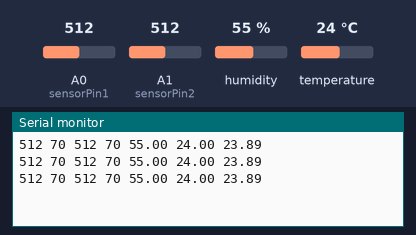
This sketch was run on a simulated Arduino Uno, built with avr-gcc and run on an emulated ATmega328P. Parts: the last lines printed to the serial monitor. The test bench sets the inputs (shaded band); at power-on: humidity 55 %, A0 (sensorPin1) = 512, A1 (sensorPin2) = 512, temperature 24 °C.

Above: at 1.3 s.
1.4 s: humidity set to 22 %
At 2.5 s:
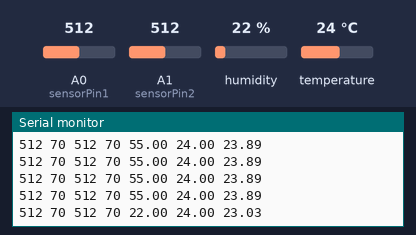
2.9 s: A0 (sensorPin1) set to 716
At 4.0 s:
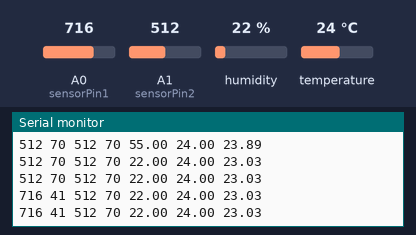
4.4 s: A1 (sensorPin2) set to 716
At 5.8 s:
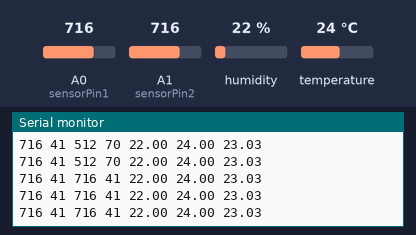
5.9 s: temperature set to 12 °C
At 6.5 s:
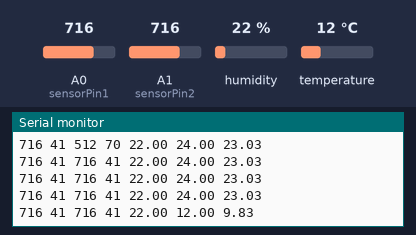
7.4 s: A0 (sensorPin1) set to 992
At 8.1 s:
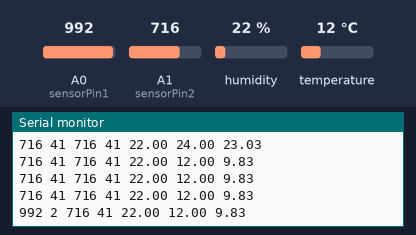
8.9 s: A1 (sensorPin2) set to 992
At 10.1 s:
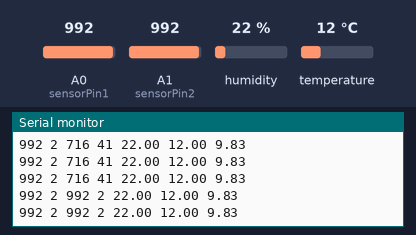
Timing chart, 0 to 11.4 s (numbered marks = the images above; inputs shaded):
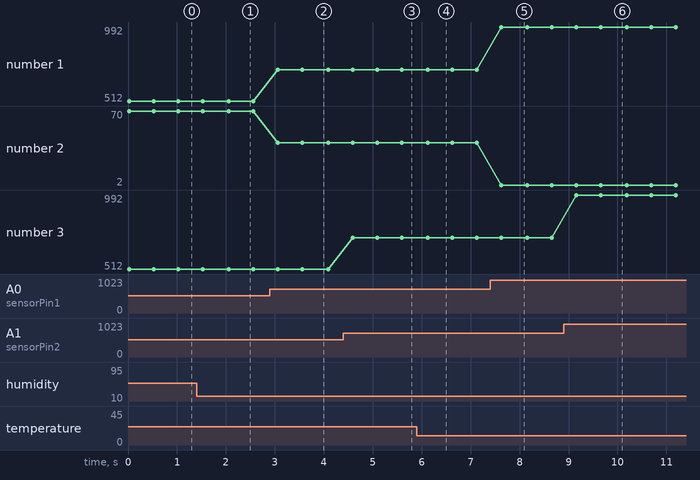

The sketch:

jj.ino
```cpp
#include "DHT.h"
#define DHTPIN A2    // Pin connected to the data pin of DHT11
#define DHTTYPE DHT11  // DHT11 sensor
DHT dht(DHTPIN, DHTTYPE);
const int sensorPin1 = A0;
const int sensorPin2 = A1;
// Variables to store sensor values
int sensorValue1 = 0;
int sensorValue2 = 0;
int percentMoisture1 = 0;
int percentMoisture2 = 0;
// Dry and wet values for calibration (depends on your sensor and setup)
int dryValue = 1010;
int wetValue = 300;
void setup() {
  // Start the serial communication to output data to the serial monitor
  Serial.begin(9600);
  pinMode(sensorPin1, INPUT);
  pinMode(sensorPin2, INPUT);
  dht.begin();
}
void loop() {
  // Read the analog value from the sensor
  sensorValue1 = analogRead(sensorPin1);
  sensorValue2 = analogRead(sensorPin2);
  // Map the sensor value to a percentage (0% - 100%)
  percentMoisture1 = map(sensorValue1, dryValue, wetValue, 0, 100);
  percentMoisture2 = map(sensorValue2, dryValue, wetValue, 0, 100);
  // Ensure the moisture percentage is within valid range (0-100%)
  percentMoisture1 = constrain(percentMoisture1, 0, 100);
  percentMoisture2 = constrain(percentMoisture2, 0, 100);
  float humidity = dht.readHumidity();
  // Read temperature as Celsius (default)
  float temperature = dht.readTemperature();
  float heatIndexC = dht.computeHeatIndex(temperature, humidity, false);

  // Check if any reads failed and exit early (to try again).
  /*if (isnan(humidity) || isnan(temperature)) {
    Serial.println("Failed to read from DHT sensor!");
    return;}*/
  // Print the sensor value and moisture percentage to the serial monitor
  //Serial.print("\n");
  //Serial.print("Sensor1 Value: ");
  Serial.print(sensorValue1);
   Serial.print(" ");
  //Serial.print("  Moisture: ");
  Serial.print(percentMoisture1);
  Serial.print(" ");
  //Serial.print("\nSensor2 Value: ");
 Serial.print(sensorValue2);
  Serial.print(" ");
  //Serial.print("  Moisture: ");
 Serial.print(percentMoisture2);
  Serial.print(" ");
  //Serial.println("%");
  //Serial.print("\n");
  // Compute heat index in Celsius
  //Serial.print("Humidity: ");
  Serial.print(humidity);
   Serial.print(" ");
  //Serial.print(" %\t");
  //Serial.print("Temperature: ");
  Serial.print(temperature);
   Serial.print(" ");
  //Serial.print(" °C ");
 // Serial.print("Heat index: ");
  Serial.print(heatIndexC);
   Serial.print(" ");
  Serial.println();
  //Serial.print(" °C ");
  delay(500);
}
```

Measured:
- after the input at 1.4 s, the serial monitor: prints a new line after 0.66 s (image 1)
- after the input at 2.9 s, the serial monitor: prints a new line after 0.16 s (image 2)
- after the input at 4.4 s, the serial monitor: prints a new line after 0.19 s (image 3)
- after the input at 5.9 s, the serial monitor: prints a new line after 0.22 s (image 4)
- after the input at 7.4 s, the serial monitor: prints a new line after 0.23 s (image 5)
- after the input at 8.9 s, the serial monitor: prints a new line after 0.26 s (image 6)
- plotted number 1: 512 → 716 after the input at 2.9 s, 716 → 992 after the input at 7.4 s
- plotted number 2: 70 → 41 after the input at 2.9 s, 41 → 2 after the input at 7.4 s
